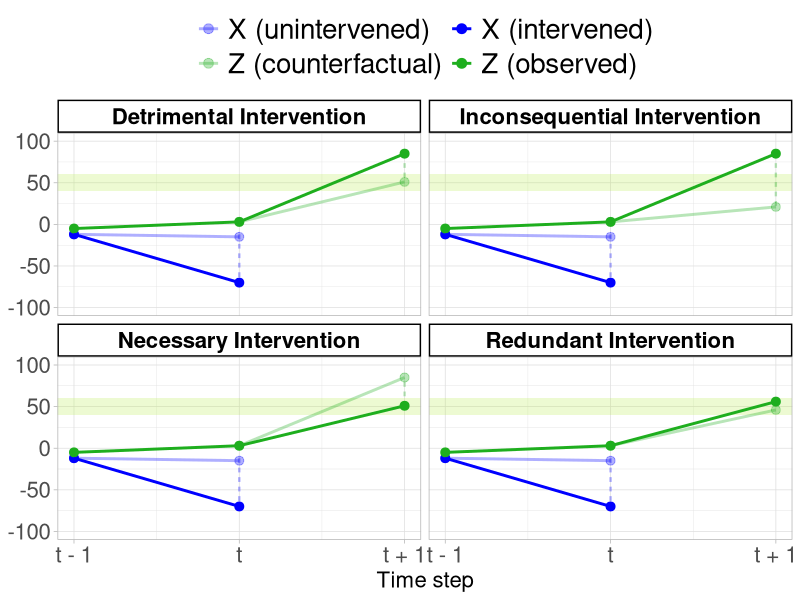
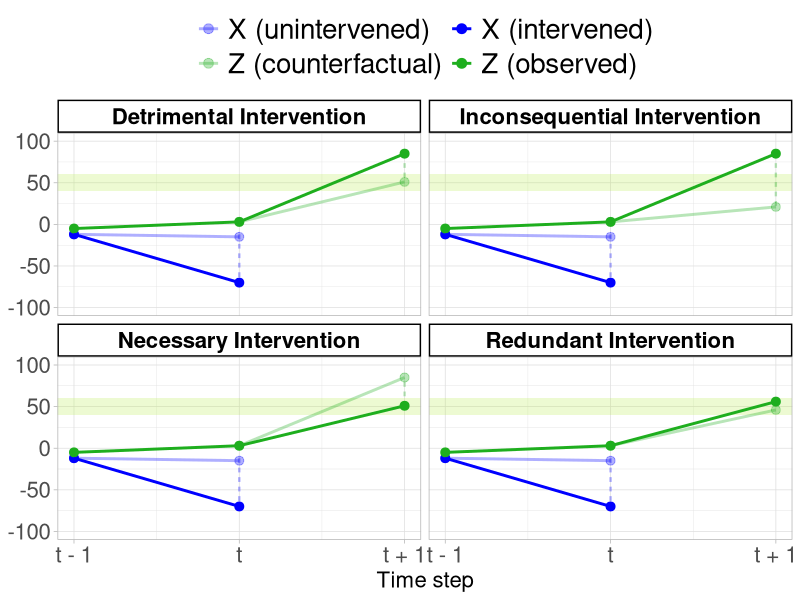

These charts were generated, in order, by the following R code:
## ---- chunk 1
knitr::opts_chunk$set(echo = TRUE)
## ---- chunk 2
library(tidyverse)
## ---- chunk 3
df <- data.frame(
  counterfactual_type = c(
    rep("Detrimental", 7),
    rep("Inconsequential", 7),
    rep("Necessary", 7),
    rep("Redundant", 7)
  ),
  variable = c(
    "x","x","y","y","z","z","z",
    "x","x","y","y","z","z","z",
    "x","x","y","y","z","z","z",
    "x","x","y","y","z","z","z"
  ),
  timestep = c(
    1,2,1,2,1,2,3,
    1,2,1,2,1,2,3,
    1,2,1,2,1,2,3,
    1,2,1,2,1,2,3
  ),
  value = c(
    -12,-70,23,32,-5,3,85,
    -12,-70,23,32,-5,3,85,
    -12,-70,23,32,-5,3,51,
    -12,-70,23,32,-5,3,56
  )
) %>%
  filter(variable != "y")

df2 <- data.frame(
  counterfactual_type = c(
    "Detrimental","Detrimental",
    "Inconsequential","Inconsequential",
    "Necessary","Necessary",
    "Redundant", "Redundant",
    "Detrimental","Detrimental",
    "Inconsequential","Inconsequential",
    "Necessary","Necessary",
    "Redundant", "Redundant"
  ),
  variable = c(
    "Counterfactual Unintervened X","Counterfactual Z",
    "Counterfactual Unintervened X","Counterfactual Z",
    "Counterfactual Unintervened X","Counterfactual Z",
    "Counterfactual Unintervened X","Counterfactual Z",
    "Counterfactual Unintervened X","Counterfactual Z",
    "Counterfactual Unintervened X","Counterfactual Z",
    "Counterfactual Unintervened X","Counterfactual Z",
    "Counterfactual Unintervened X","Counterfactual Z"
  ),
  timestep = c(
    2,3,
    2,3,
    2,3,
    2,3,
    1,2,
    1,2,
    1,2,
    1,2
  ),
  value = c(
    -15,51,
    -15,21,
    -15,85,
    -15,46,
    -12,3,
    -12,3,
    -12,3,
    -12,3
  )
)

df3 <- data.frame(
  counterfactual_type = c(
    "Detrimental","Detrimental",
    "Inconsequential","Inconsequential",
    "Necessary","Necessary",
    "Redundant", "Redundant"
  ),
  variable = rep("Intervention dotted line", 8),
  timestep = rep(2, 8),
  value = c(
    -12,-70,
    -12,-70,
    -12,-70,
    -12,-70
  )
)

df4 <- data.frame(
  counterfactual_type = c(
    "Detrimental","Detrimental",
    "Inconsequential","Inconsequential",
    "Necessary","Necessary",
    "Redundant", "Redundant"
  ),
  variable = rep("Counterfactual dotted line", 8),
  timestep = rep(3, 8),
  value = c(
    85,52,
    85,21,
    51,85,
    56,46
  )
)
## ---- chunk 4
fig <- ggplot() +
  geom_rect(data = df, aes(xmin = -Inf, xmax = Inf, ymin = 40, ymax = 60), fill = "#b0ed3e", alpha = 0.05) +
  
  geom_line(data = df3, aes(x = timestep, y = value, col = variable, group = variable), linetype = "22", color = "#0000ff50", size = 0.8) +
  
  geom_line(data = df4, aes(x = timestep, y = value, col = variable, group = variable), linetype = "22", color = "#1eae1e50", size = 0.8) +
  
  geom_point(data = df2, aes(x = timestep, y = value, col = variable), size = 2.7) +
  geom_line(data = df2, aes(x = timestep, y = value, col = variable, group = variable), size = 1) +
  
  geom_point(data = df, aes(x = timestep, y = value, col = variable), size = 2.7) +
  geom_line(data = df, aes(x = timestep, y = value, col = variable, group = variable), size = 1) +
  
  facet_wrap(
    ~counterfactual_type,
    labeller = labeller(
      counterfactual_type = c(
        "Detrimental" = "Detrimental Intervention",
        "Inconsequential" = "Inconsequential Intervention",
        "Necessary" = "Necessary Intervention",
        "Redundant" = "Redundant Intervention"
        )
      )
    ) +
  
  scale_y_continuous(
    limits = c(-100, 100), 
    breaks = seq(-100, 100, by = 50)
    ) +
  scale_x_continuous(
    breaks = c(1, 2, 3),  # Specify where ticks should appear
    labels = c("t - 1", "t", "t + 1")  # Custom labels for each tick
    ) +
  scale_color_manual(
    name = "Variable",
    values = c("x" = "#0000ff", 
               "z" ="#1eae1e",
               "Counterfactual Unintervened X" = "#0000ff50", #00bcd9
               "Counterfactual Z" = "#1eae1e50"),
               # "Counterfactual Z" = "#08f200"),
    labels = c("x" = "X (intervened)", 
               "z" = "Z (observed)", 
               "Counterfactual Z" = "Z (counterfactual)", 
               "Counterfactual Unintervened X" = "X (unintervened)")
    ) +
  xlab("Time step") +
  theme_light() +
  theme(
    legend.position = "top",
    legend.text = element_text(size = 20),
    legend.title = element_blank(),
    strip.background = element_rect(fill = "white", color = "black", size = 1), # Set different color for strip background
    strip.text = element_text(size = 16, face = "bold", color = "black"),  # Customize facet label text
    axis.text.x = element_text(size = 16),   # X-axis text size
    axis.title.x = element_text(size = 16),  # Y-axis title size
    axis.title.y = element_blank(),  # Y-axis title size
    axis.text.y = element_text(size = 16)   # Y-axis text size
  ) +
  guides(colour = guide_legend(nrow = 2, ncol = 2, title = NULL, override.aes = list(size = 3)))

fig
## ---- chunk 5
ggsave("../figures/counterfactual_example.png", fig, height = 7.5, width = 8, dpi = 600)
